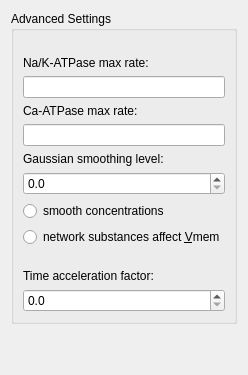
      <widget class="QWidget" name="sim_conf_stack_page_Advanced">
       <layout class="QGridLayout" name="gridLayout_16">
        <item row="0" column="0">
         <widget class="QGroupBox" name="groupBox_2">
          <property name="title">
           <string>Advanced Settings</string>
          </property>
          <layout class="QVBoxLayout" name="verticalLayout_15">
           <item>
            <spacer name="verticalSpacer_26">
             <property name="orientation">
              <enum>Qt::Vertical</enum>
             </property>
             <property name="sizeType">
              <enum>QSizePolicy::Fixed</enum>
             </property>
             <property name="sizeHint" stdset="0">
              <size>
               <width>20</width>
               <height>16</height>
              </size>
             </property>
            </spacer>
           </item>
           <item>
            <widget class="QLabel" name="label_29">
             <property name="sizePolicy">
              <sizepolicy hsizetype="Preferred" vsizetype="Preferred">
               <horstretch>1</horstretch>
               <verstretch>1</verstretch>
              </sizepolicy>
             </property>
             <property name="text">
              <string>Na/K-ATPase max rate:</string>
             </property>
            </widget>
           </item>
           <item>
            <widget class="QLineEdit" name="lineEdit_NaKATPaseMax">
             <property name="sizePolicy">
              <sizepolicy hsizetype="Expanding" vsizetype="Fixed">
               <horstretch>1</horstretch>
               <verstretch>1</verstretch>
              </sizepolicy>
             </property>
            </widget>
           </item>
           <item>
            <widget class="QLabel" name="label_32">
             <property name="sizePolicy">
              <sizepolicy hsizetype="Preferred" vsizetype="Preferred">
               <horstretch>1</horstretch>
               <verstretch>1</verstretch>
              </sizepolicy>
             </property>
             <property name="text">
              <string>Ca-ATPase max rate:</string>
             </property>
            </widget>
           </item>
           <item>
            <widget class="QLineEdit" name="lineEdit_CaATPaseMax">
             <property name="sizePolicy">
              <sizepolicy hsizetype="Expanding" vsizetype="Fixed">
               <horstretch>1</horstretch>
               <verstretch>1</verstretch>
              </sizepolicy>
             </property>
            </widget>
           </item>
           <item>
            <widget class="QLabel" name="label_33">
             <property name="sizePolicy">
              <sizepolicy hsizetype="Preferred" vsizetype="Preferred">
               <horstretch>1</horstretch>
               <verstretch>1</verstretch>
              </sizepolicy>
             </property>
             <property name="text">
              <string>Gaussian smoothing level:</string>
             </property>
            </widget>
           </item>
           <item>
            <widget class="QDoubleSpinBox" name="dsb_gaussian">
             <property name="sizePolicy">
              <sizepolicy hsizetype="Minimum" vsizetype="Fixed">
               <horstretch>1</horstretch>
               <verstretch>1</verstretch>
              </sizepolicy>
             </property>
             <property name="decimals">
              <number>1</number>
             </property>
             <property name="maximum">
              <double>2.000000000000000</double>
             </property>
             <property name="singleStep">
              <double>0.100000000000000</double>
             </property>
            </widget>
           </item>
           <item>
            <widget class="QRadioButton" name="rb_smoothConcs">
             <property name="sizePolicy">
              <sizepolicy hsizetype="Minimum" vsizetype="Fixed">
               <horstretch>1</horstretch>
               <verstretch>1</verstretch>
              </sizepolicy>
             </property>
             <property name="text">
              <string>smooth concentrations</string>
             </property>
            </widget>
           </item>
           <item>
            <widget class="QRadioButton" name="rb_subsVmem">
             <property name="sizePolicy">
              <sizepolicy hsizetype="Minimum" vsizetype="Fixed">
               <horstretch>1</horstretch>
               <verstretch>1</verstretch>
              </sizepolicy>
             </property>
             <property name="text">
              <string>network substances affect &amp;Vmem</string>
             </property>
            </widget>
           </item>
           <item>
            <spacer name="verticalSpacer_33">
             <property name="orientation">
              <enum>Qt::Vertical</enum>
             </property>
             <property name="sizeType">
              <enum>QSizePolicy::Fixed</enum>
             </property>
             <property name="sizeHint" stdset="0">
              <size>
               <width>20</width>
               <height>16</height>
              </size>
             </property>
            </spacer>
           </item>
           <item>
            <widget class="QLabel" name="label_40">
             <property name="sizePolicy">
              <sizepolicy hsizetype="Preferred" vsizetype="Preferred">
               <horstretch>1</horstretch>
               <verstretch>1</verstretch>
              </sizepolicy>
             </property>
             <property name="text">
              <string>Time acceleration factor:</string>
             </property>
            </widget>
           </item>
           <item>
            <widget class="QDoubleSpinBox" name="dsb_timeAccel">
             <property name="sizePolicy">
              <sizepolicy hsizetype="Minimum" vsizetype="Fixed">
               <horstretch>1</horstretch>
               <verstretch>1</verstretch>
              </sizepolicy>
             </property>
             <property name="decimals">
              <number>1</number>
             </property>
             <property name="maximum">
              <double>5000.000000000000000</double>
             </property>
            </widget>
           </item>
          </layout>
         </widget>
        </item>
        <item row="1" column="0">
         <spacer name="verticalSpacer_25">
          <property name="orientation">
           <enum>Qt::Vertical</enum>
          </property>
          <property name="sizeHint" stdset="0">
           <size>
            <width>20</width>
            <height>40</height>
           </size>
          </property>
         </spacer>
        </item>
       </layout>
      </widget>
